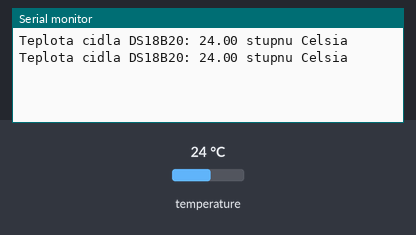
The sketch below on a simulated Arduino Uno, built with avr-gcc and run on an emulated ATmega328P. Parts: the last lines printed to the serial monitor. The inputs (shaded band) are chosen by the test bench; at power-on: temperature 24 °C.

Above: at 3.3 s.
3.4 s: temperature set to 12 °C
At 4.7 s:
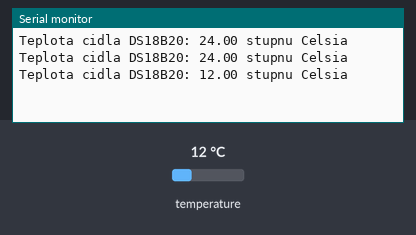
5.9 s: temperature set to 19 °C
At 7.2 s:
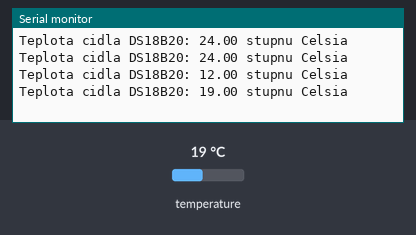
Timing chart, 0 to 8.9 s (numbered marks = the images above; inputs shaded):
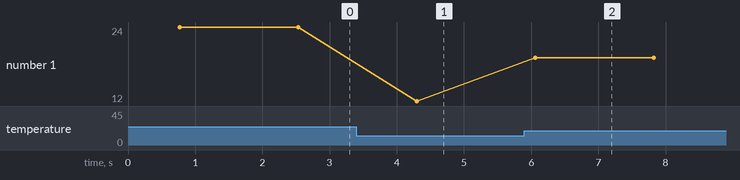

The sketch:

teplo.ino
```cpp
// Teplotní čidlo DS18B20

// připojení knihoven
#include <OneWire.h>
#include <DallasTemperature.h>

// nastavení čísla vstupního pinu
const int pinCidlaDS = 4;
// vytvoření instance oneWireDS z knihovny OneWire
OneWire oneWireDS(pinCidlaDS);
// vytvoření instance senzoryDS z knihovny DallasTemperature
DallasTemperature senzoryDS(&oneWireDS);

void setup(void) {
  // komunikace přes sériovou linku rychlostí 9600 baud
  Serial.begin(9600);
  // zapnutí komunikace knihovny s teplotním čidlem
  senzoryDS.begin();
}

void loop(void) {
  // načtení informací ze všech připojených čidel na daném pinu
  senzoryDS.requestTemperatures();
  // výpis teploty na sériovou linku, při připojení více čidel
  // na jeden pin můžeme postupně načíst všechny teploty
  // pomocí změny čísla v závorce (0) - pořadí dle unikátní adresy čidel
  Serial.print("Teplota cidla DS18B20: ");
  Serial.print(senzoryDS.getTempCByIndex(0));
  Serial.println(" stupnu Celsia");
  // pauza pro přehlednější výpis
  delay(1000);
}
```

Measured:
- after the input at 3.4 s, the serial monitor: prints a new line after 0.90 s (image 1)
- after the input at 5.9 s, the serial monitor: prints a new line after 0.16 s (image 2)
- plotted number 1: 24 → 12 after the input at 3.4 s, 12 → 19 after the input at 5.9 s
